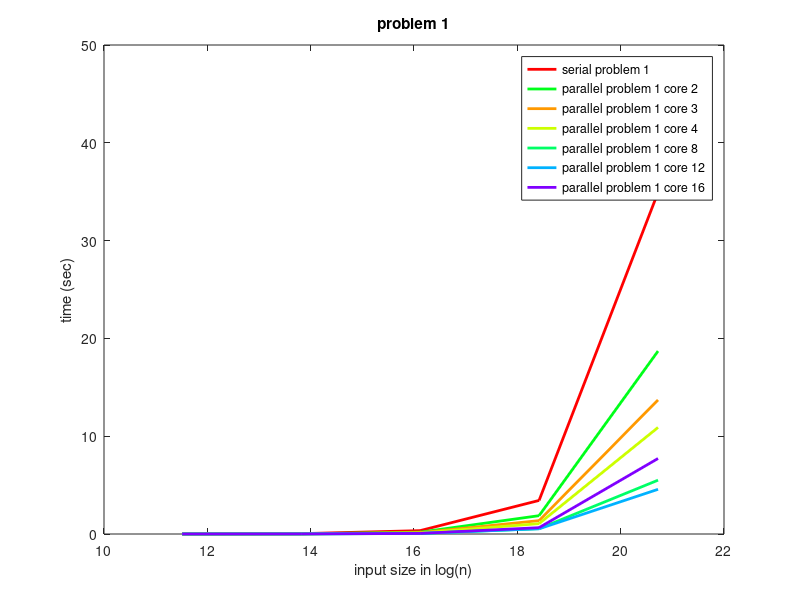
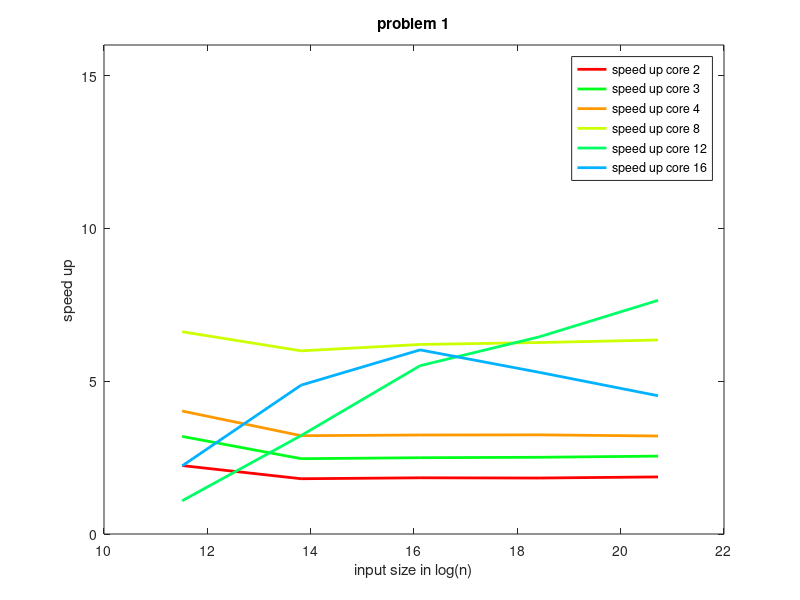
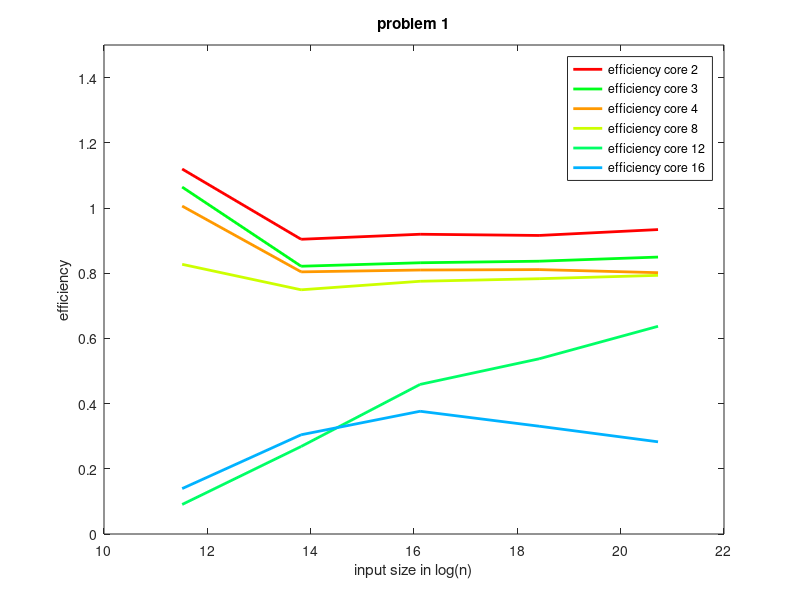
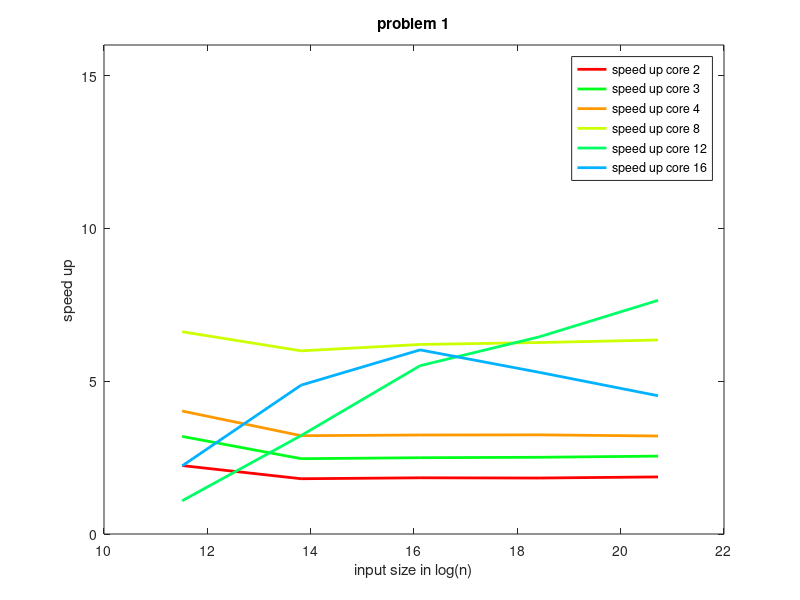

The MATLAB script that drew these images, in order:
close all;


siz=[100000;
    1000000;
    10000000;
    100000000;
    1000000000];
core=[2;
    3;
    4;
    8;
    12;
    16];

p1s=[0.0046907454;

0.0349092754;

0.3442078219;

3.4319343437;

34.9319725619];

 
p1p2=[0.0020947829;

0.0193063668;

0.1871722322;

1.8737697913;

18.7037954181];

 
p1p3=[0.0014692130;

0.0141669353;

0.1378981760;

1.3670589570;

13.7071237722];

 
p1p4=[0.0011657341;

0.0108535569;

0.1062687491;

1.0578589188;

10.8943712818];

 
p1p8=[0.0007087998;

0.0058252569;

0.0554995253;

0.5478150989;

5.5034846831];

 

p1p12=[0.0043162601;

0.0108357379;

0.0625063232;

0.5322096813;

4.5690248758];

 
p1p16=[0.0021045161;

0.0071670189;

0.0571375852;

0.6486535883;

7.7207576418];

 
 p2s=[0.0004320387;

 0.0044273632;

 0.0434216950;

 0.4331330699;

 4.6783940680];

p2p2=[0.0002768589;

0.0019024308;

0.0195206110;

0.1819337183;

1.8070395123];

 p2p3=[0.0002567261;

0.0014836551;

0.0140712410;

0.1335221678;

1.3274416160];

 
p2p4=[0.0002551107;

0.0011796793;

0.0108941393;

0.1039405321;

1.0396180418];

 
p2p8=[0.0002381126;

0.0008020881;

0.0059900000;

0.0552033107;

0.5545771448];

 
p2p12=[0.0195631781;

0.0209970130;

0.0272573628;

0.0745938611;

0.5187256988];

 
p2p16=[0.0006860830;

0.0022186879;

0.0080441991;

0.0622239020;

0.5035839737];


s1c2=p1s./p1p2;
s1c3=p1s./p1p3;
s1c4=p1s./p1p4;
s1c8=p1s./p1p8;
s1c12=p1s./p1p12;
s1c16=p1s./p1p16;

s2c2=p2s./p2p2;
s2c3=p2s./p2p3;
s2c4=p2s./p2p4;
s2c8=p2s./p2p8;
s2c12=p2s./p2p12;
s2c16=p2s./p2p16;

cvs1=[s1c2(5);
    s1c3(5);
    s1c4(5);
    s1c8(5);
    s1c12(5);
    s1c16(5);
    ];
cvs2=[s2c2(5);
    s2c3(5);
    s2c4(5);
    s2c8(5);
    s2c12(5);
    s2c16(5);
    ];




siz=log(siz)

col=hsv(20);
plot(siz,p1s,'color',col(1,:),'LineWidth',2)
hold on
plot(siz,p1p2,'color',col(8,:),'LineWidth',2)
hold on
plot(siz,p1p3,'color',col(3,:),'LineWidth',2)
hold on
plot(siz,p1p4,'color',col(5,:),'LineWidth',2)
hold on
plot(siz,p1p8,'color',col(9,:),'LineWidth',2)
hold on
plot(siz,p1p12,'color',col(12,:),'LineWidth',2)
hold on
plot(siz,p1p16,'color',col(16,:),'LineWidth',2)
hold on
title('problem 1')
legend('serial problem 1', 'parallel problem 1 core 2 ','parallel problem 1 core 3 ', 'parallel problem 1 core 4 ', 'parallel problem 1 core 8 ', 'parallel problem 1 core 12 ', 'parallel problem 1 core 16 ')
%title(sprintf('Red for serial \n,Blue is for inner loop thread launching\n,light blue for the outer loop threading (see the difference because of parallel overhead in launching them) \n,green for the block algorithm\n, line below the green one is block with transpose \n,Purple for Fastest parallel implementation with the row mager'))
ylabel('time (sec)');
xlabel('input size in log(n)');
ylim([0 50]);



figure

col=hsv(20);
plot(siz,s1c2,'color',col(1,:),'LineWidth',2)
hold on
plot(siz,s1c3,'color',col(8,:),'LineWidth',2)
hold on
plot(siz,s1c4,'color',col(3,:),'LineWidth',2)
hold on
plot(siz,s1c8,'color',col(5,:),'LineWidth',2)
hold on
plot(siz,s1c12,'color',col(9,:),'LineWidth',2)
hold on
plot(siz,s1c16,'color',col(12,:),'LineWidth',2)
hold on

title('problem 1')
legend('speed up core 2','speed up core 3','speed up core 4','speed up core 8','speed up core 12','speed up core 16')
%title(sprintf('Red for serial \n,Blue is for inner loop thread launching\n,light blue for the outer loop threading (see the difference because of parallel overhead in launching them) \n,green for the block algorithm\n, line below the green one is block with transpose \n,Purple for Fastest parallel implementation with the row mager'))
ylabel('speed up');
xlabel('input size in log(n)');
ylim([0 16]);
figure



col=hsv(20);
plot(siz,s1c2/2,'color',col(1,:),'LineWidth',2)
hold on
plot(siz,s1c3/3,'color',col(8,:),'LineWidth',2)
hold on
plot(siz,s1c4/4,'color',col(3,:),'LineWidth',2)
hold on
plot(siz,s1c8/8,'color',col(5,:),'LineWidth',2)
hold on
plot(siz,s1c12/12,'color',col(9,:),'LineWidth',2)
hold on
plot(siz,s1c16/16,'color',col(12,:),'LineWidth',2)
hold on

title('problem 1')
legend('efficiency core 2','efficiency core 3','efficiency core 4','efficiency core 8','efficiency core 12','efficiency core 16')
%title(sprintf('Red for serial \n,Blue is for inner loop thread launching\n,light blue for the outer loop threading (see the difference because of parallel overhead in launching them) \n,green for the block algorithm\n, line below the green one is block with transpose \n,Purple for Fastest parallel implementation with the row mager'))
ylabel('efficiency');
xlabel('input size in log(n)');
ylim([0 1.5]);



figure

col=hsv(20);
plot(siz,s1c2,'color',col(1,:),'LineWidth',2)
hold on
plot(siz,s1c3,'color',col(8,:),'LineWidth',2)
hold on
plot(siz,s1c4,'color',col(3,:),'LineWidth',2)
hold on
plot(siz,s1c8,'color',col(5,:),'LineWidth',2)
hold on
plot(siz,s1c12,'color',col(9,:),'LineWidth',2)
hold on
plot(siz,s1c16,'color',col(12,:),'LineWidth',2)
hold on

title('problem 1')
legend('speed up core 2','speed up core 3','speed up core 4','speed up core 8','speed up core 12','speed up core 16')
%title(sprintf('Red for serial \n,Blue is for inner loop thread launching\n,light blue for the outer loop threading (see the difference because of parallel overhead in launching them) \n,green for the block algorithm\n, line below the green one is block with transpose \n,Purple for Fastest parallel implementation with the row mager'))
ylabel('speed up');
xlabel('input size in log(n)');
ylim([0 16]);




















figure
col=hsv(20);
plot(siz,p2s,'color',col(1,:),'LineWidth',2)
hold on
plot(siz,p2p2,'color',col(8,:),'LineWidth',2)
hold on
plot(siz,p2p3,'color',col(3,:),'LineWidth',2)
hold on
plot(siz,p2p4,'color',col(5,:),'LineWidth',2)
hold on
plot(siz,p2p8,'color',col(9,:),'LineWidth',2)
hold on
plot(siz,p2p12,'color',col(12,:),'LineWidth',2)
hold on
plot(siz,p2p16,'color',col(16,:),'LineWidth',2)
hold on
title('problem 2')
legend('serial problem 2', 'parallel problem 2 core 2 ','parallel problem 2 core 3 ', 'parallel problem 2 core 4 ', 'parallel problem 2 core 8 ', 'parallel problem 2 core 12 ', 'parallel problem 2 core 16 ')
%title(sprintf('Red for serial \n,Blue is for inner loop thread launching\n,light blue for the outer loop threading (see the difference because of parallel overhead in launching them) \n,green for the block algorithm\n, line below the green one is block with transpose \n,Purple for Fastest parallel implementation with the row mager'))
ylabel('time (sec)');
xlabel('input size in log(n)');
ylim([0 8]);



figure

col=hsv(20);
plot(siz,s2c2,'color',col(1,:),'LineWidth',2)
hold on
plot(siz,s2c3,'color',col(8,:),'LineWidth',2)
hold on
plot(siz,s2c4,'color',col(3,:),'LineWidth',2)
hold on
plot(siz,s2c8,'color',col(5,:),'LineWidth',2)
hold on
plot(siz,s2c12,'color',col(9,:),'LineWidth',2)
hold on
plot(siz,s2c16,'color',col(12,:),'LineWidth',2)
hold on

title('problem 2')
legend('speed up core 2','speed up core 3','speed up core 4','speed up core 8','speed up core 12','speed up core 16')
%title(sprintf('Red for serial \n,Blue is for inner loop thread launching\n,light blue for the outer loop threading (see the difference because of parallel overhead in launching them) \n,green for the block algorithm\n, line below the green one is block with transpose \n,Purple for Fastest parallel implementation with the row mager'))
ylabel('speed up');
xlabel('input size in log(n)');
ylim([0 16]);

figure

col=hsv(20);
plot(siz,s2c2/2,'color',col(1,:),'LineWidth',2)
hold on
plot(siz,s2c3/3,'color',col(8,:),'LineWidth',2)
hold on
plot(siz,s2c4/4,'color',col(3,:),'LineWidth',2)
hold on
plot(siz,s2c8/8,'color',col(5,:),'LineWidth',2)
hold on
plot(siz,s2c12/12,'color',col(9,:),'LineWidth',2)
hold on
plot(siz,s2c16/16,'color',col(12,:),'LineWidth',2)
hold on

title('problem 2')
legend('efficiency core 2','efficiency core 3','efficiency core 4','efficiency core 8','efficiency core 12','efficiency core 16')
%title(sprintf('Red for serial \n,Blue is for inner loop thread launching\n,light blue for the outer loop threading (see the difference because of parallel overhead in launching them) \n,green for the block algorithm\n, line below the green one is block with transpose \n,Purple for Fastest parallel implementation with the row mager'))
ylabel('efficiency');
xlabel('input size in log(n)');
ylim([0 3]);


